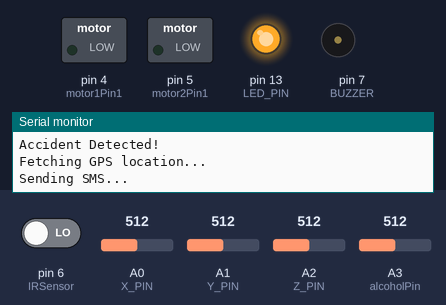
A sketch run on a simulated Arduino Uno, built with avr-gcc and run on an emulated ATmega328P. Shown: switched loads named in the sketch (green lamp = pin HIGH), output pins drawn as LEDs (lit = HIGH), buzzer (waves = sounding, pin HIGH), the last lines printed to the serial monitor. The inputs (shaded band) are chosen by the test bench; at power-on: pin 6 (IRSensor) LOW, A3 (alcoholPin) = 512, A0 (X_PIN) = 512, A1 (Y_PIN) = 512, A2 (Z_PIN) = 512. The modem accepts every AT command (registered, SIM ready, sends succeed) and sends nothing else.

Above: at 4.2 s.
4.3 s: pin 6 (IRSensor) driven HIGH
At 17.3 s:
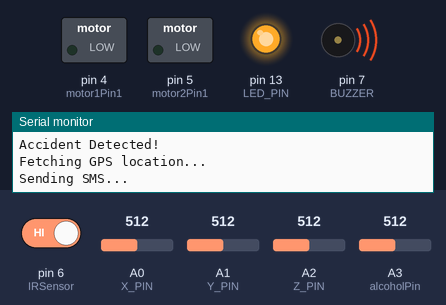
18.1 s: A3 (alcoholPin) set to 415
31.2 s: A3 (alcoholPin) set to 384
At 44.4 s:
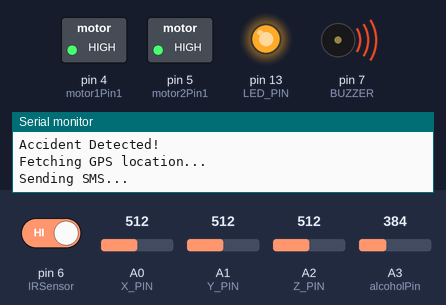
45.2 s: pin 6 (IRSensor) driven LOW
At 57.9 s:
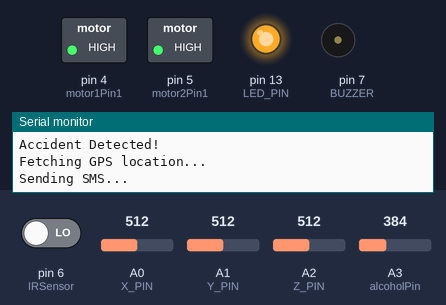
59.0 s: A3 (alcoholPin) set to 410
At 71.0 s:
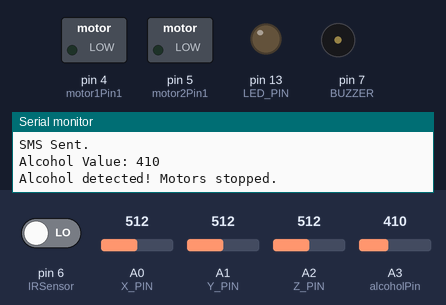
72.6 s: A3 (alcoholPin) set to 390
At 84.6 s:
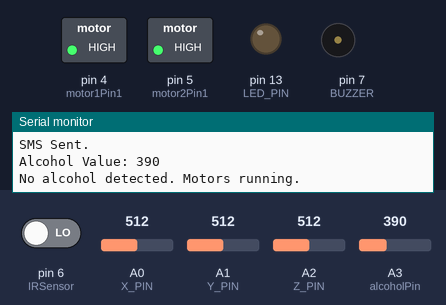
Timing chart, 0 to 86.3 s (numbered marks = the images above; inputs shaded):
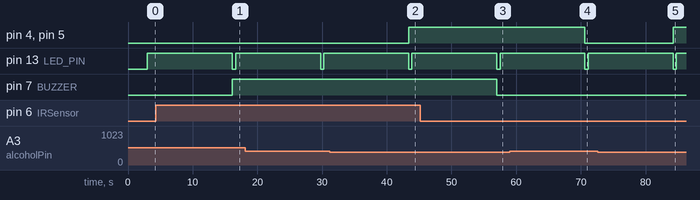

Measured:
- the behaviour switches between 401 and 400 on A3 (alcoholPin) (found by bisection; images 1 and 2)
- after the input at 4.3 s, pin 7 (BUZZER): LOW → HIGH after 11.8 s
- after the input at 31.2 s, pin 4 (motor1Pin1), pin 5 (motor2Pin1): LOW → HIGH after 12.2 s
- after the input at 45.2 s, pin 7 (BUZZER): HIGH → LOW after 11.8 s
- after the input at 59.0 s, pin 4 (motor1Pin1), pin 5 (motor2Pin1): HIGH → LOW after 11.6 s
- after the input at 72.6 s, pin 4 (motor1Pin1), pin 5 (motor2Pin1): LOW → HIGH after 11.6 s

The sketch:

code.ino
```cpp
#include <SoftwareSerial.h>

// Pin definitions for SIM, GPS, and LED
#define SIM_TX 3
#define SIM_RX 2
#define GPS_TX 8
#define GPS_RX 9
#define X_PIN A0
#define Y_PIN A1
#define Z_PIN A2
#define LED_PIN 13  // Pin for LED (built-in LED on most boards)

// Pin definitions for motor control, alcohol sensor, IR sensor, and buzzer
const int motor1Pin1 = 4;  // IN1 of L298 (Motor 1)
const int motor2Pin1 = 5;  // IN3 of L298 (Motor 2)
const int alcoholPin = A3; // Analog input from MQ3 sensor
const int IRSensor = 6;    // Digital input from IR Eye Blink sensor
const int BUZZER = 7;      // Pin connected to the buzzer

// Threshold values
float threshold = 2.2;  // Accident detection threshold (adjustable)
const int alcoholThreshold = 400; // Alcohol detection threshold

// Create SoftwareSerial objects for SIM and GPS
SoftwareSerial sim800l(SIM_TX, SIM_RX);
SoftwareSerial gpsSerial(GPS_TX, GPS_RX);

float x, y, z;
String latitude = "", longitude = "";

void setup() {
  Serial.begin(9600);
  sim800l.begin(9600);
  gpsSerial.begin(9600);

  // Set motor pins as outputs
  pinMode(motor1Pin1, OUTPUT);
  pinMode(motor2Pin1, OUTPUT);

  // Set IR sensor pin as input
  pinMode(IRSensor, INPUT);

  // Set buzzer pin as output
  pinMode(BUZZER, OUTPUT);

  // Set LED pin as output
  pinMode(LED_PIN, OUTPUT);

  delay(3000);
  Serial.println("System Ready...");
}

void loop() {
  // Read ADXL335 sensor
  x = analogRead(X_PIN) * (5.0 / 1023.0);
  y = analogRead(Y_PIN) * (5.0 / 1023.0);
  z = analogRead(Z_PIN) * (5.0 / 1023.0);

  Serial.print("X: "); Serial.print(x);
  Serial.print(" Y: "); Serial.print(y);
  Serial.print(" Z: "); Serial.println(z);

  // Detect accident based on threshold
  if (x > threshold || y > threshold || z > threshold) {
    Serial.println("Accident Detected!");

    // Turn on LED
    digitalWrite(LED_PIN, HIGH);

    // Get GPS location
    getGPSLocation();

    // Send alert
    sendSMS();

    delay(10000); // Avoid multiple triggers in a short time

    // Turn off LED after delay
    digitalWrite(LED_PIN, LOW);
  }

  // Alcohol detection logic
  int alcoholValue = analogRead(alcoholPin);
  Serial.print("Alcohol Value: ");
  Serial.println(alcoholValue);

  if (alcoholValue > alcoholThreshold) {
    // Stop the motors if alcohol is detected
    stopMotors();
    Serial.println("Alcohol detected! Motors stopped.");
  } else {
    // Start the motors if no alcohol is detected
    startMotors();
    Serial.println("No alcohol detected. Motors running.");
  }

  // Read IR eye blink sensor
  int statusSensor = digitalRead(IRSensor);

  if (statusSensor == HIGH) {
    // If no blink detected, turn off the buzzer
    digitalWrite(BUZZER, HIGH);
  } else {
    // If blink detected, turn on the buzzer
    digitalWrite(BUZZER, LOW);
  }

  delay(500); // Small delay to avoid rapid switching
}

// Function to get GPS location
void getGPSLocation() {
  Serial.println("Fetching GPS location...");
  while (gpsSerial.available()) {
    char c = gpsSerial.read();
    if (c == '$') {
      String nmeaData = gpsSerial.readStringUntil('\n');
      if (nmeaData.startsWith("GPGGA")) { // Standard GPS format
        parseGPS(nmeaData);
        break;
      }
    }
  }
}

// Function to parse GPS data
void parseGPS(String nmeaData) {
  char *ptr = strtok((char *)nmeaData.c_str(), ",");
  int field = 0;
  while (ptr) {
    field++;
    if (field == 3) latitude = String(ptr);
    if (field == 5) longitude = String(ptr);
    ptr = strtok(NULL, ",");
  }
  Serial.print("Latitude: "); Serial.println(latitude);
  Serial.print("Longitude: "); Serial.println(longitude);
}

// Function to send SMS alert
void sendSMS() {
  String smsMessage = "Accident Alert! Location: https://maps.google.com/?q=" + latitude + "," + longitude;

  Serial.println("Sending SMS...");
  sim800l.println("AT+CMGF=1");
  delay(1000);
  sim800l.println("AT+CMGS=\"+919961760844\"");  // Replace with recipient number
  delay(1000);
  sim800l.println(smsMessage);
  delay(1000);
  sim800l.write(26); // End SMS
  Serial.println("SMS Sent.");
}

// Function to start both motors
void startMotors() {
  digitalWrite(motor1Pin1, HIGH);
  digitalWrite(motor2Pin1, HIGH);
}

// Function to stop both motors
void stopMotors() {
  digitalWrite(motor1Pin1, LOW);
  digitalWrite(motor2Pin1, LOW);
}
```
